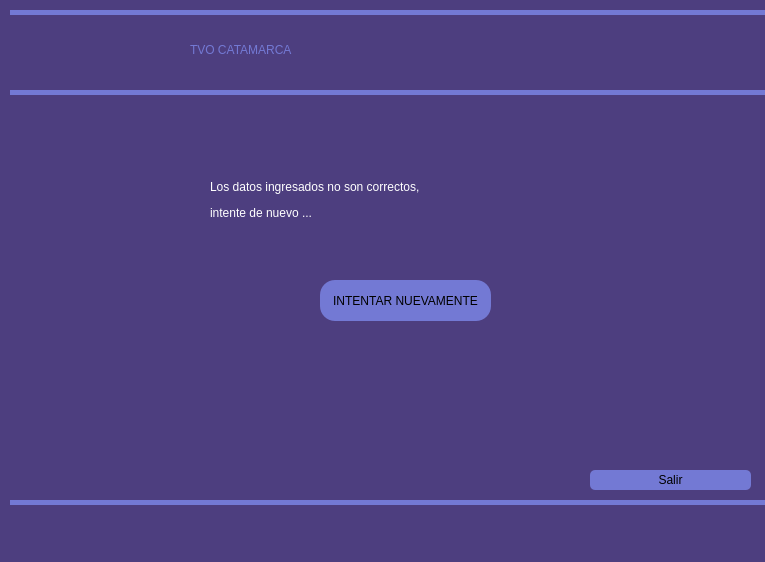
<?xml version="1.0" encoding="UTF-8"?>
<ui version="4.0">
 <class>MainWindow</class>
 <widget class="QMainWindow" name="MainWindow">
  <property name="geometry">
   <rect>
    <x>0</x>
    <y>0</y>
    <width>765</width>
    <height>562</height>
   </rect>
  </property>
  <property name="windowTitle">
   <string>MainWindow</string>
  </property>
  <property name="styleSheet">
   <string notr="true">
background-color: rgb(77, 62, 127)</string>
  </property>
  <widget class="QWidget" name="centralwidget">
   <widget class="QLabel" name="label">
    <property name="geometry">
     <rect>
      <x>190</x>
      <y>20</y>
      <width>431</width>
      <height>61</height>
     </rect>
    </property>
    <property name="styleSheet">
     <string notr="true">font: 36pt &quot;MS Shell Dlg 2&quot;;
color:white;
</string>
    </property>
    <property name="text">
     <string>&lt;html&gt;&lt;head/&gt;&lt;body&gt;&lt;p&gt;&lt;span style=&quot; color:#7379d4;&quot;&gt;TVO CATAMARCA&lt;/span&gt;&lt;/p&gt;&lt;/body&gt;&lt;/html&gt;</string>
    </property>
   </widget>
   <widget class="QLabel" name="label_2">
    <property name="geometry">
     <rect>
      <x>210</x>
      <y>160</y>
      <width>411</width>
      <height>81</height>
     </rect>
    </property>
    <property name="styleSheet">
     <string notr="true">font: 36pt &quot;MS Shell Dlg 2&quot;;
font: 16pt &quot;MS Shell Dlg 2&quot;;
color:white;
</string>
    </property>
    <property name="text">
     <string>&lt;html&gt;&lt;head/&gt;&lt;body&gt;&lt;p&gt;Los datos ingresados no son correctos,&lt;/p&gt;&lt;p&gt;intente de nuevo ...&lt;/p&gt;&lt;/body&gt;&lt;/html&gt;</string>
    </property>
   </widget>
   <widget class="QPushButton" name="salirButton">
    <property name="geometry">
     <rect>
      <x>590</x>
      <y>470</y>
      <width>161</width>
      <height>20</height>
     </rect>
    </property>
    <property name="styleSheet">
     <string notr="true">border-radius:5px;
font: 10pt &quot;MS Shell Dlg 2&quot;;
background-color: rgb(115, 121, 212);</string>
    </property>
    <property name="text">
     <string>Salir</string>
    </property>
   </widget>
   <widget class="QWidget" name="verticalWidget" native="true">
    <property name="geometry">
     <rect>
      <x>10</x>
      <y>90</y>
      <width>781</width>
      <height>5</height>
     </rect>
    </property>
    <property name="styleSheet">
     <string notr="true">background-color: rgb(115, 121, 212);</string>
    </property>
    <layout class="QVBoxLayout" name="verticalLayout"/>
   </widget>
   <widget class="QWidget" name="verticalWidget_2" native="true">
    <property name="geometry">
     <rect>
      <x>10</x>
      <y>10</y>
      <width>781</width>
      <height>5</height>
     </rect>
    </property>
    <property name="styleSheet">
     <string notr="true">background-color: rgb(115, 121, 212);</string>
    </property>
    <layout class="QVBoxLayout" name="verticalLayout_2"/>
   </widget>
   <widget class="QWidget" name="verticalWidget_3" native="true">
    <property name="geometry">
     <rect>
      <x>10</x>
      <y>500</y>
      <width>781</width>
      <height>5</height>
     </rect>
    </property>
    <property name="styleSheet">
     <string notr="true">background-color: rgb(115, 121, 212);</string>
    </property>
    <layout class="QVBoxLayout" name="verticalLayout_3"/>
   </widget>
   <widget class="QPushButton" name="intentarNuevamenteButton">
    <property name="geometry">
     <rect>
      <x>320</x>
      <y>280</y>
      <width>171</width>
      <height>41</height>
     </rect>
    </property>
    <property name="styleSheet">
     <string notr="true">border-radius:5px;
font: 10pt &quot;MS Shell Dlg 2&quot;;
background-color: rgb(115, 121, 212);
border-radius:15;</string>
    </property>
    <property name="text">
     <string>INTENTAR NUEVAMENTE</string>
    </property>
   </widget>
  </widget>
  <widget class="QMenuBar" name="menubar">
   <property name="geometry">
    <rect>
     <x>0</x>
     <y>0</y>
     <width>765</width>
     <height>21</height>
    </rect>
   </property>
  </widget>
  <widget class="QStatusBar" name="statusbar"/>
 </widget>
 <resources/>
 <connections/>
</ui>
